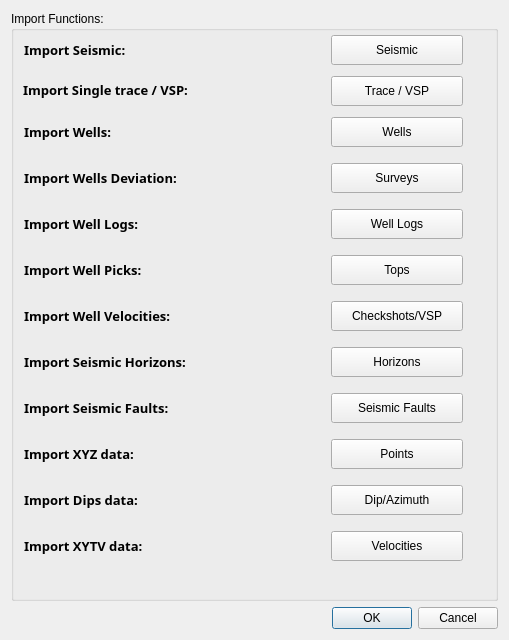
<?xml version="1.0" encoding="UTF-8"?>
<ui version="4.0">
 <class>ImportDialog</class>
 <widget class="QDialog" name="ImportDialog">
  <property name="geometry">
   <rect>
    <x>0</x>
    <y>0</y>
    <width>509</width>
    <height>640</height>
   </rect>
  </property>
  <property name="windowTitle">
   <string>Import Wizard</string>
  </property>
  <layout class="QVBoxLayout" name="verticalLayout">
   <item>
    <widget class="QGroupBox" name="groupBox">
     <property name="title">
      <string>Import Functions:</string>
     </property>
     <widget class="QPushButton" name="ImportSeisButton">
      <property name="geometry">
       <rect>
        <x>320</x>
        <y>24</y>
        <width>132</width>
        <height>30</height>
       </rect>
      </property>
      <property name="text">
       <string>Seismic</string>
      </property>
     </widget>
     <widget class="QLabel" name="label_10">
      <property name="geometry">
       <rect>
        <x>13</x>
        <y>520</y>
        <width>183</width>
        <height>30</height>
       </rect>
      </property>
      <property name="font">
       <font>
        <family>Arial Black</family>
        <pointsize>10</pointsize>
        <weight>75</weight>
        <bold>true</bold>
       </font>
      </property>
      <property name="text">
       <string>Import XYTV data:</string>
      </property>
     </widget>
     <widget class="QPushButton" name="ImportTopsButton">
      <property name="geometry">
       <rect>
        <x>320</x>
        <y>244</y>
        <width>132</width>
        <height>30</height>
       </rect>
      </property>
      <property name="text">
       <string>Tops</string>
      </property>
     </widget>
     <widget class="QPushButton" name="ImportDipsButton">
      <property name="geometry">
       <rect>
        <x>320</x>
        <y>474</y>
        <width>132</width>
        <height>30</height>
       </rect>
      </property>
      <property name="text">
       <string>Dip/Azimuth</string>
      </property>
     </widget>
     <widget class="QLabel" name="label_3">
      <property name="geometry">
       <rect>
        <x>13</x>
        <y>152</y>
        <width>321</width>
        <height>30</height>
       </rect>
      </property>
      <property name="font">
       <font>
        <family>Arial Black</family>
        <pointsize>10</pointsize>
        <weight>75</weight>
        <bold>true</bold>
       </font>
      </property>
      <property name="text">
       <string>Import Wells Deviation:</string>
      </property>
     </widget>
     <widget class="QPushButton" name="ImportSeisVelButton">
      <property name="geometry">
       <rect>
        <x>320</x>
        <y>520</y>
        <width>132</width>
        <height>30</height>
       </rect>
      </property>
      <property name="text">
       <string>Velocities</string>
      </property>
     </widget>
     <widget class="QLabel" name="label_4">
      <property name="geometry">
       <rect>
        <x>13</x>
        <y>198</y>
        <width>183</width>
        <height>30</height>
       </rect>
      </property>
      <property name="font">
       <font>
        <family>Arial Black</family>
        <pointsize>10</pointsize>
        <weight>75</weight>
        <bold>true</bold>
       </font>
      </property>
      <property name="text">
       <string>Import Well Logs:</string>
      </property>
     </widget>
     <widget class="QLabel" name="label_11">
      <property name="geometry">
       <rect>
        <x>13</x>
        <y>290</y>
        <width>321</width>
        <height>30</height>
       </rect>
      </property>
      <property name="font">
       <font>
        <family>Arial Black</family>
        <pointsize>10</pointsize>
        <weight>75</weight>
        <bold>true</bold>
       </font>
      </property>
      <property name="text">
       <string>Import Well Velocities:</string>
      </property>
     </widget>
     <widget class="QPushButton" name="ImportWellsDevButton">
      <property name="geometry">
       <rect>
        <x>320</x>
        <y>152</y>
        <width>132</width>
        <height>30</height>
       </rect>
      </property>
      <property name="text">
       <string>Surveys</string>
      </property>
     </widget>
     <widget class="QPushButton" name="ImportCheckshotsButton">
      <property name="geometry">
       <rect>
        <x>320</x>
        <y>290</y>
        <width>132</width>
        <height>30</height>
       </rect>
      </property>
      <property name="text">
       <string>Checkshots/VSP</string>
      </property>
     </widget>
     <widget class="QLabel" name="label_6">
      <property name="geometry">
       <rect>
        <x>13</x>
        <y>336</y>
        <width>321</width>
        <height>30</height>
       </rect>
      </property>
      <property name="font">
       <font>
        <family>Arial Black</family>
        <pointsize>10</pointsize>
        <weight>75</weight>
        <bold>true</bold>
       </font>
      </property>
      <property name="text">
       <string>Import Seismic Horizons:</string>
      </property>
     </widget>
     <widget class="QPushButton" name="ImportSeisHzButton">
      <property name="geometry">
       <rect>
        <x>320</x>
        <y>336</y>
        <width>132</width>
        <height>30</height>
       </rect>
      </property>
      <property name="text">
       <string>Horizons</string>
      </property>
     </widget>
     <widget class="QPushButton" name="ImportWellLogsButton">
      <property name="geometry">
       <rect>
        <x>320</x>
        <y>198</y>
        <width>132</width>
        <height>30</height>
       </rect>
      </property>
      <property name="text">
       <string>Well Logs</string>
      </property>
     </widget>
     <widget class="QLabel" name="label_7">
      <property name="geometry">
       <rect>
        <x>13</x>
        <y>382</y>
        <width>321</width>
        <height>30</height>
       </rect>
      </property>
      <property name="font">
       <font>
        <family>Arial Black</family>
        <pointsize>10</pointsize>
        <weight>75</weight>
        <bold>true</bold>
       </font>
      </property>
      <property name="text">
       <string>Import Seismic Faults:</string>
      </property>
     </widget>
     <widget class="QLabel" name="label_2">
      <property name="geometry">
       <rect>
        <x>13</x>
        <y>106</y>
        <width>183</width>
        <height>30</height>
       </rect>
      </property>
      <property name="palette">
       <palette>
        <active>
         <colorrole role="Light">
          <brush brushstyle="SolidPattern">
           <color alpha="255">
            <red>85</red>
            <green>255</green>
            <blue>127</blue>
           </color>
          </brush>
         </colorrole>
         <colorrole role="Base">
          <brush brushstyle="SolidPattern">
           <color alpha="255">
            <red>85</red>
            <green>170</green>
            <blue>255</blue>
           </color>
          </brush>
         </colorrole>
        </active>
        <inactive>
         <colorrole role="Light">
          <brush brushstyle="SolidPattern">
           <color alpha="255">
            <red>85</red>
            <green>255</green>
            <blue>127</blue>
           </color>
          </brush>
         </colorrole>
         <colorrole role="Base">
          <brush brushstyle="SolidPattern">
           <color alpha="255">
            <red>85</red>
            <green>170</green>
            <blue>255</blue>
           </color>
          </brush>
         </colorrole>
        </inactive>
        <disabled>
         <colorrole role="Light">
          <brush brushstyle="SolidPattern">
           <color alpha="255">
            <red>85</red>
            <green>255</green>
            <blue>127</blue>
           </color>
          </brush>
         </colorrole>
         <colorrole role="Base">
          <brush brushstyle="SolidPattern">
           <color alpha="255">
            <red>240</red>
            <green>240</green>
            <blue>240</blue>
           </color>
          </brush>
         </colorrole>
        </disabled>
       </palette>
      </property>
      <property name="font">
       <font>
        <family>Arial Black</family>
        <pointsize>10</pointsize>
        <weight>75</weight>
        <bold>true</bold>
       </font>
      </property>
      <property name="text">
       <string>Import Wells:</string>
      </property>
     </widget>
     <widget class="QLabel" name="label_9">
      <property name="geometry">
       <rect>
        <x>13</x>
        <y>474</y>
        <width>183</width>
        <height>30</height>
       </rect>
      </property>
      <property name="font">
       <font>
        <family>Arial Black</family>
        <pointsize>10</pointsize>
        <weight>75</weight>
        <bold>true</bold>
       </font>
      </property>
      <property name="text">
       <string>Import Dips data:</string>
      </property>
     </widget>
     <widget class="QLabel" name="label">
      <property name="geometry">
       <rect>
        <x>13</x>
        <y>24</y>
        <width>183</width>
        <height>30</height>
       </rect>
      </property>
      <property name="font">
       <font>
        <family>Arial Black</family>
        <pointsize>10</pointsize>
        <weight>75</weight>
        <bold>true</bold>
       </font>
      </property>
      <property name="text">
       <string>Import Seismic:</string>
      </property>
     </widget>
     <widget class="QPushButton" name="ImportSeisFaultsButton">
      <property name="geometry">
       <rect>
        <x>320</x>
        <y>382</y>
        <width>132</width>
        <height>30</height>
       </rect>
      </property>
      <property name="text">
       <string>Seismic Faults</string>
      </property>
     </widget>
     <widget class="QLabel" name="label_5">
      <property name="geometry">
       <rect>
        <x>13</x>
        <y>244</y>
        <width>183</width>
        <height>30</height>
       </rect>
      </property>
      <property name="font">
       <font>
        <family>Arial Black</family>
        <pointsize>10</pointsize>
        <weight>75</weight>
        <bold>true</bold>
       </font>
      </property>
      <property name="text">
       <string>Import Well Picks:</string>
      </property>
     </widget>
     <widget class="QPushButton" name="ImportPointsButton">
      <property name="geometry">
       <rect>
        <x>320</x>
        <y>428</y>
        <width>132</width>
        <height>30</height>
       </rect>
      </property>
      <property name="text">
       <string>Points</string>
      </property>
     </widget>
     <widget class="QLabel" name="label_8">
      <property name="geometry">
       <rect>
        <x>13</x>
        <y>428</y>
        <width>183</width>
        <height>30</height>
       </rect>
      </property>
      <property name="font">
       <font>
        <family>Arial Black</family>
        <pointsize>10</pointsize>
        <weight>75</weight>
        <bold>true</bold>
       </font>
      </property>
      <property name="text">
       <string>Import XYZ data:</string>
      </property>
     </widget>
     <widget class="QPushButton" name="ImportWellsButton">
      <property name="geometry">
       <rect>
        <x>320</x>
        <y>106</y>
        <width>132</width>
        <height>30</height>
       </rect>
      </property>
      <property name="text">
       <string>Wells</string>
      </property>
     </widget>
     <widget class="QLabel" name="label_12">
      <property name="geometry">
       <rect>
        <x>12</x>
        <y>64</y>
        <width>281</width>
        <height>30</height>
       </rect>
      </property>
      <property name="font">
       <font>
        <family>Arial Black</family>
        <pointsize>10</pointsize>
        <weight>75</weight>
        <bold>true</bold>
       </font>
      </property>
      <property name="text">
       <string>Import Single trace / VSP:</string>
      </property>
     </widget>
     <widget class="QPushButton" name="ImportTraceVSP_Button">
      <property name="geometry">
       <rect>
        <x>320</x>
        <y>65</y>
        <width>132</width>
        <height>30</height>
       </rect>
      </property>
      <property name="text">
       <string>Trace / VSP</string>
      </property>
     </widget>
    </widget>
   </item>
   <item>
    <widget class="QDialogButtonBox" name="ImportWiz_buttonBox">
     <property name="orientation">
      <enum>Qt::Horizontal</enum>
     </property>
     <property name="standardButtons">
      <set>QDialogButtonBox::Cancel|QDialogButtonBox::Ok</set>
     </property>
    </widget>
   </item>
  </layout>
 </widget>
 <resources/>
 <connections>
  <connection>
   <sender>ImportWiz_buttonBox</sender>
   <signal>accepted()</signal>
   <receiver>ImportDialog</receiver>
   <slot>accept()</slot>
   <hints>
    <hint type="sourcelabel">
     <x>248</x>
     <y>254</y>
    </hint>
    <hint type="destinationlabel">
     <x>157</x>
     <y>274</y>
    </hint>
   </hints>
  </connection>
  <connection>
   <sender>ImportWiz_buttonBox</sender>
   <signal>rejected()</signal>
   <receiver>ImportDialog</receiver>
   <slot>reject()</slot>
   <hints>
    <hint type="sourcelabel">
     <x>316</x>
     <y>260</y>
    </hint>
    <hint type="destinationlabel">
     <x>286</x>
     <y>274</y>
    </hint>
   </hints>
  </connection>
 </connections>
</ui>
